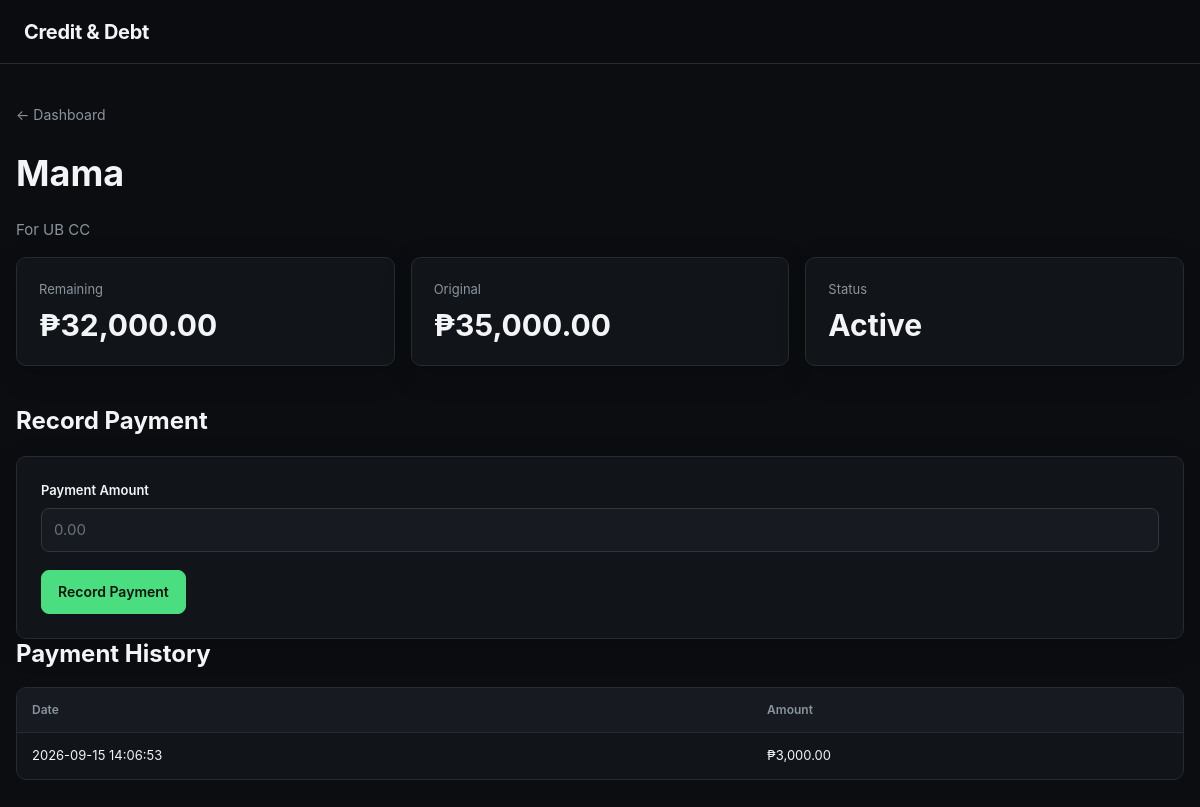
Screenshot of /debt/5 with the database file from the repository.
### tables this page shows
CREATE TABLE debts (
            id INTEGER PRIMARY KEY AUTOINCREMENT,
            creditor TEXT NOT NULL,
            description TEXT,
            original_amount REAL NOT NULL DEFAULT 0,
            remaining_amount REAL NOT NULL DEFAULT 0,
            interest_rate REAL NOT NULL DEFAULT 0,
            minimum_payment REAL NOT NULL DEFAULT 0,
            due_date TEXT,
            status TEXT NOT NULL DEFAULT 'active',
            created_at TEXT NOT NULL
        , archived INTEGER NOT NULL DEFAULT 0);

CREATE TABLE payments (
            id INTEGER PRIMARY KEY AUTOINCREMENT,
            debt_id INTEGER NOT NULL,
            amount REAL NOT NULL,
            created_at TEXT NOT NULL,
            FOREIGN KEY (debt_id)
                REFERENCES debts(id)
                ON DELETE CASCADE
        );

### app.py (the view)
@app.route("/debt/<int:debt_id>")
def debt_detail(debt_id):
    conn = get_db()
    debt = conn.execute("""
        SELECT *
        FROM debts
        WHERE id = ?
    """, (debt_id,)).fetchone()
    if not debt:
        conn.close()
        flash("Debt not found.", "error")
        return redirect(url_for("index"))
    payments = conn.execute("""
        SELECT *
        FROM payments
        WHERE debt_id = ?
        ORDER BY created_at DESC
    """, (debt_id,)).fetchall()
    conn.close()
    return render_template(
        "debt.html",
        debt=debt,
        payments=payments
    )

### app.py (called while the page is built)
def get_db():
    conn = sqlite3.connect(DATABASE_PATH)
    conn.row_factory = sqlite3.Row
    conn.execute("PRAGMA foreign_keys = ON")
    return conn

def peso(value):
    return f"₱{value:,.2f}"

### templates/debt.html (shortened to what this page needs)
{% extends "base.html" %}
{% block content %}
<div class="form-page">
    <div class="page-header">
        <div>
            <a
                href="{{ url_for('index') }}"
                class="back-link"
            >
                ← Dashboard
            </a>
            <h1>
                {{ debt.creditor }}
            </h1>
            {% if debt.description %}
                <p class="muted">
                    {{ debt.description }}
                </p>
            {% endif %}
        </div>
    </div>
    <div class="summary-grid">
        <div class="summary-card">
            <span class="summary-label">
                Remaining
            </span>
            <strong class="summary-value debt-value">
                {{ debt.remaining_amount|peso }}
            </strong>
        </div>
        <div class="summary-card">
            <span class="summary-label">
                Original
            </span>
            <strong class="summary-value">
                {{ debt.original_amount|peso }}
            </strong>
        </div>
        <div class="summary-card">
            <span class="summary-label">
                Status
            </span>
            <strong class="summary-value">
                {{ debt.status|capitalize }}
            </strong>
        </div>
    </div>
    {% if debt.remaining_amount > 0 %}
        <section class="section">
            <h2>Record Payment</h2>
            <form
                method="POST"
                action="{{
                    url_for(
                        'payment',
                        debt_id=debt.id
                    )
                }}"
                class="form-card"
            >
                <div class="form-group">
                    <label for="amount">
                        Payment Amount
                    </label>
                    <input
                        type="number"
                        id="amount"
                        name="amount"
                        step="0.01"
                        min="0.01"
                        max="{{ debt.remaining_amount }}"
                        placeholder="0.00"
                        required
                    >
                </div>
                <button
                    type="submit"
                    class="btn btn-primary"
                >
                    Record Payment
                </button>
            </form>
        </section>
    {% endif %}
    <section class="section">
        <div class="section-header">
            <h2>Payment History</h2>
        </div>
        {% if payments %}
            <div class="table-wrapper">
                <table>
                    <thead>
                        <tr>
                            <th>Date</th>
                            <th>Amount</th>
                        </tr>
                    </thead>
                    <tbody>
                        {% for payment in payments %}
                            <tr>
                                <td>
                                    {{ payment.created_at }}
                                </td>
                                <td class="savings-value">
                                    {{ payment.amount|peso }}
                                </td>
                            </tr>
                        {% endfor %}
                    </tbody>
                </table>
            </div>
        {% else %}
            <div class="empty-state">
                <p class="muted">
                    No payments recorded yet.
                </p>
            </div>
        {% endif %}
    </section>
</div>
{% endblock %}

### static/css/style.css (style rules this page uses)
:root { --bg: #0b0d10; --surface: #111418; --surface-2: #171b21; --surface-3: #1c2229; --border: #252b33; --border-light: #303741; --text: #f3f4f6; --muted: #8b949e; --primary: #4ade80; --primary-hover: #22c55e; --danger: #f87171; --danger-hover: #ef4444; --warning: #fbbf24; --radius: 10px; --radius-small: 8px; --content-width: 1400px; --shadow: 0 8px 30px rgba(0, 0, 0, 0.18); }
*, *::before, *::after { box-sizing: border-box; }
html { width: 100%; min-height: 100%; overflow-x: hidden; scroll-behavior: smooth; }
body { width: 100%; min-height: 100vh; margin: 0; background: var(--bg); color: var(--text); font-family: Inter, -apple-system, BlinkMacSystemFont, "Segoe UI", Roboto, Helvetica, Arial, sans-serif; font-size: 15px; line-height: 1.5; overflow-x: hidden; -webkit-font-smoothing: antialiased; text-rendering: optimizeLegibility; }
button, input, select, textarea { font: inherit; }
button, a { -webkit-tap-highlight-color: transparent; }
a { color: inherit; text-decoration: none; }
button { cursor: pointer; }
form { margin: 0; }
h1, h2, h3, h4, p { margin-top: 0; }
h1 { font-size: clamp(26px, 3vw, 36px); line-height: 1.2; }
h2 { font-size: clamp(21px, 2vw, 26px); line-height: 1.25; }
.muted { color: var(--muted); }
.btn { display: inline-flex; align-items: center; justify-content: center; min-height: 44px; padding: 0 16px; border: 1px solid transparent; border-radius: var(--radius-small); font-size: 14px; font-weight: 600; line-height: 1; white-space: nowrap; transition: background-color 0.15s ease, border-color 0.15s ease, color 0.15s ease, transform 0.15s ease; }
.btn-primary { background: var(--primary); color: #07130b; border-color: var(--primary); }
.summary-grid { display: grid; grid-template-columns: repeat(3, minmax(0, 1fr)); gap: 16px; margin-bottom: 40px; }
.summary-card { min-width: 0; padding: 22px; background: var(--surface); border: 1px solid var(--border); border-radius: var(--radius); box-shadow: var(--shadow); }
.summary-label { display: block; margin-bottom: 8px; color: var(--muted); font-size: 13px; }
.summary-card strong { display: block; font-size: clamp(22px, 3vw, 30px); line-height: 1.2; overflow-wrap: anywhere; }
.section-header { display: flex; align-items: center; justify-content: space-between; gap: 16px; margin-bottom: 18px; }
.section-header h2 { margin-bottom: 0; }
.form-card { padding: 24px; background: var(--surface); border: 1px solid var(--border); border-radius: var(--radius); box-shadow: var(--shadow); }
.form-group { display: flex; flex-direction: column; gap: 7px; margin-bottom: 18px; }
.form-group label { color: var(--text); font-size: 13px; font-weight: 600; }
input, select, textarea { width: 100%; min-height: 44px; padding: 10px 12px; color: var(--text); background: var(--surface-2); border: 1px solid var(--border-light); border-radius: var(--radius-small); outline: none; transition: border-color 0.15s ease, box-shadow 0.15s ease; }
input::placeholder, textarea::placeholder { color: #68717c; }
.table-wrapper { width: 100%; overflow-x: auto; -webkit-overflow-scrolling: touch; border: 1px solid var(--border); border-radius: var(--radius); background: var(--surface); }
table { width: 100%; min-width: 600px; border-collapse: collapse; }
th, td { padding: 13px 15px; border-bottom: 1px solid var(--border); text-align: left; font-size: 13px; }
th { color: var(--muted); background: var(--surface-2); font-size: 12px; font-weight: 600; white-space: nowrap; }
tr:last-child td { border-bottom: none; }
.back-link { display: inline-flex; align-items: center; min-height: 36px; margin-bottom: 20px; color: var(--muted); font-size: 14px; }

### rows the page displays
debts: creditor "Mama", description "For UB CC", remaining_amount|peso "₱32,000.00", original_amount|peso "₱35,000.00", status "Active"
payments: created_at "2026-09-15 14:06:53", amount|peso "₱3,000.00"
